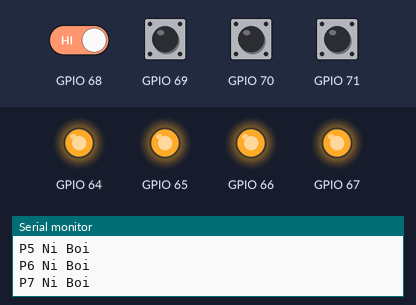
The sketch below on a simulated ESP8266 (NodeMCU). Parts: output pins drawn as LEDs (lit = HIGH), the last lines printed to the serial monitor. Dashed ring = blinking. The inputs (shaded band) are chosen by the test bench; at power-on: GPIO 68–71 HIGH.

Above: at 2.2 s.
2.3 s: GPIO 71 pulled LOW for 0.25 s
At 2.47 s:
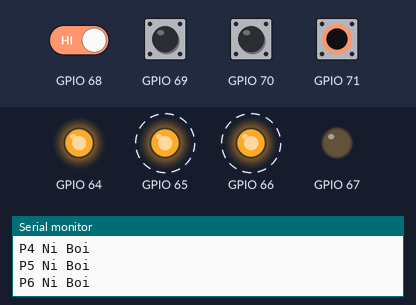
5.3 s: GPIO 68 driven LOW and GPIO 71 driven LOW
At 5.5 s:
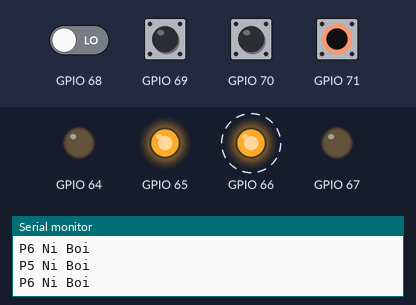
8.3 s: GPIO 71 driven HIGH
At 9.0 s:
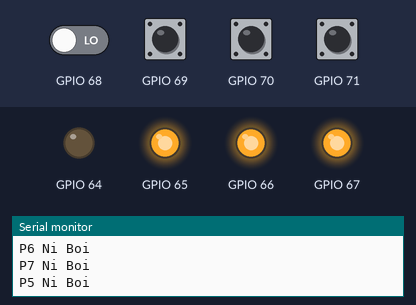
9.8 s: GPIO 71 driven LOW
At 9.98 s:
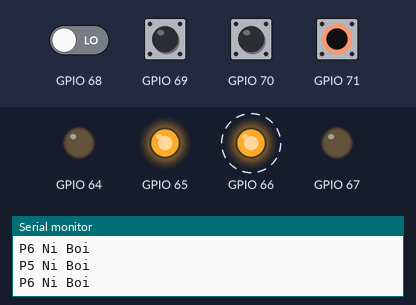
12.8 s: GPIO 69 pulled LOW for 0.25 s
At 12.99 s:
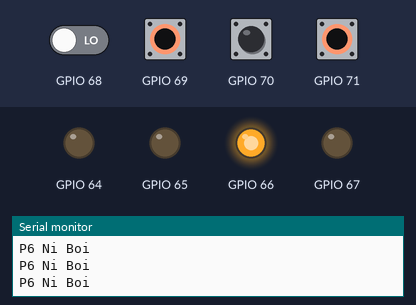
15.8 s: GPIO 68 driven HIGH
At 15.96 s:
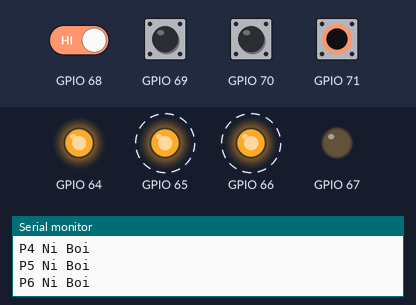
Timing chart, 0 to 19.8 s (numbered marks = the images above; inputs shaded):
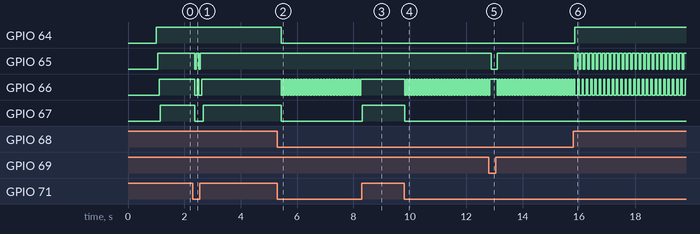

The sketch:

ESP32_PCF8574.ino
```cpp
#include "Arduino.h"
#include "PCF8574.h"

PCF8574 pcf8574(0x20);

void setup() {
  Serial.begin(115200);
  delay(1000);

  pcf8574.pinMode(P0, OUTPUT);
  pcf8574.pinMode(P1, OUTPUT);
  pcf8574.pinMode(P2, OUTPUT);
  pcf8574.pinMode(P3, OUTPUT);
  pcf8574.pinMode(P4, INPUT);
  pcf8574.pinMode(P5, INPUT);
  pcf8574.pinMode(P6, INPUT);
  pcf8574.pinMode(P7, INPUT);

  Serial.print("Inisialisasi PCF8574...");
  if (pcf8574.begin()) {
    Serial.println("Berhasil");
  } else {
    Serial.println("Inisialisasi Gagal");
  }
}

void loop() {
  if (pcf8574.digitalRead(P4) == HIGH) {
    Serial.println("P4 Ni Boi");
    pcf8574.digitalWrite(P0, HIGH);
    delay(50);
  }
  if (pcf8574.digitalRead(P5) == HIGH) {
    Serial.println("P5 Ni Boi");
    pcf8574.digitalWrite(P1, HIGH);
    delay(50);
  }
  if (pcf8574.digitalRead(P6) == HIGH) {
    Serial.println("P6 Ni Boi");
    pcf8574.digitalWrite(P2, HIGH);
    delay(50);
  }
  if (pcf8574.digitalRead(P7) == HIGH) {
    Serial.println("P7 Ni Boi");
    pcf8574.digitalWrite(P3, HIGH);
    delay(50);
  }
  else
  {
     pcf8574.digitalWrite(P0, LOW);
     pcf8574.digitalWrite(P1, LOW);
     pcf8574.digitalWrite(P2, LOW);
     pcf8574.digitalWrite(P3, LOW);

  }
}

// Reksi 15 april 2022

/*
  Referensi : https://create.arduino.cc/projecthub/tarantula3/pcf8574-gpio-extender-with-arduino-and-nodemcu-a8cb00
  Library   : https://github.com/xreef/PCF8574_library
*/
```

Measured:
- after the input at 2.3 s, GPIO 65: alternates HIGH for 0.10 s and LOW for 0.05 s, 4 changes in all, then stays HIGH, starting after 0.06 s; GPIO 66: alternates HIGH for 0.05 s and LOW for 0.10 s, 4 changes in all, then stays HIGH, starting after 0.06 s; GPIO 67: HIGH → LOW after 0.06 s, → HIGH 0.30 s later
- after the input at 5.3 s, GPIO 64, GPIO 67: HIGH → LOW after 0.15 s; GPIO 66: alternates HIGH for 0.05 s and LOW for 0.05 s, starting after 0.15 s
- after the input at 8.3 s, GPIO 66: stops changing and stays HIGH; GPIO 67: LOW → HIGH at once
- after the input at 9.8 s, GPIO 66: alternates HIGH for 0.05 s and LOW for 0.05 s, starting at once; GPIO 67: HIGH → LOW at once
- after the input at 12.8 s, GPIO 65: HIGH → LOW after 0.09 s, → HIGH 0.21 s later
- after the input at 15.8 s, GPIO 64: LOW → HIGH after 0.06 s; GPIO 65: alternates HIGH for 0.10 s and LOW for 0.05 s, starting after 0.06 s; GPIO 66: alternates HIGH for 0.05 s and LOW for 0.10 s, starting after 0.16 s
